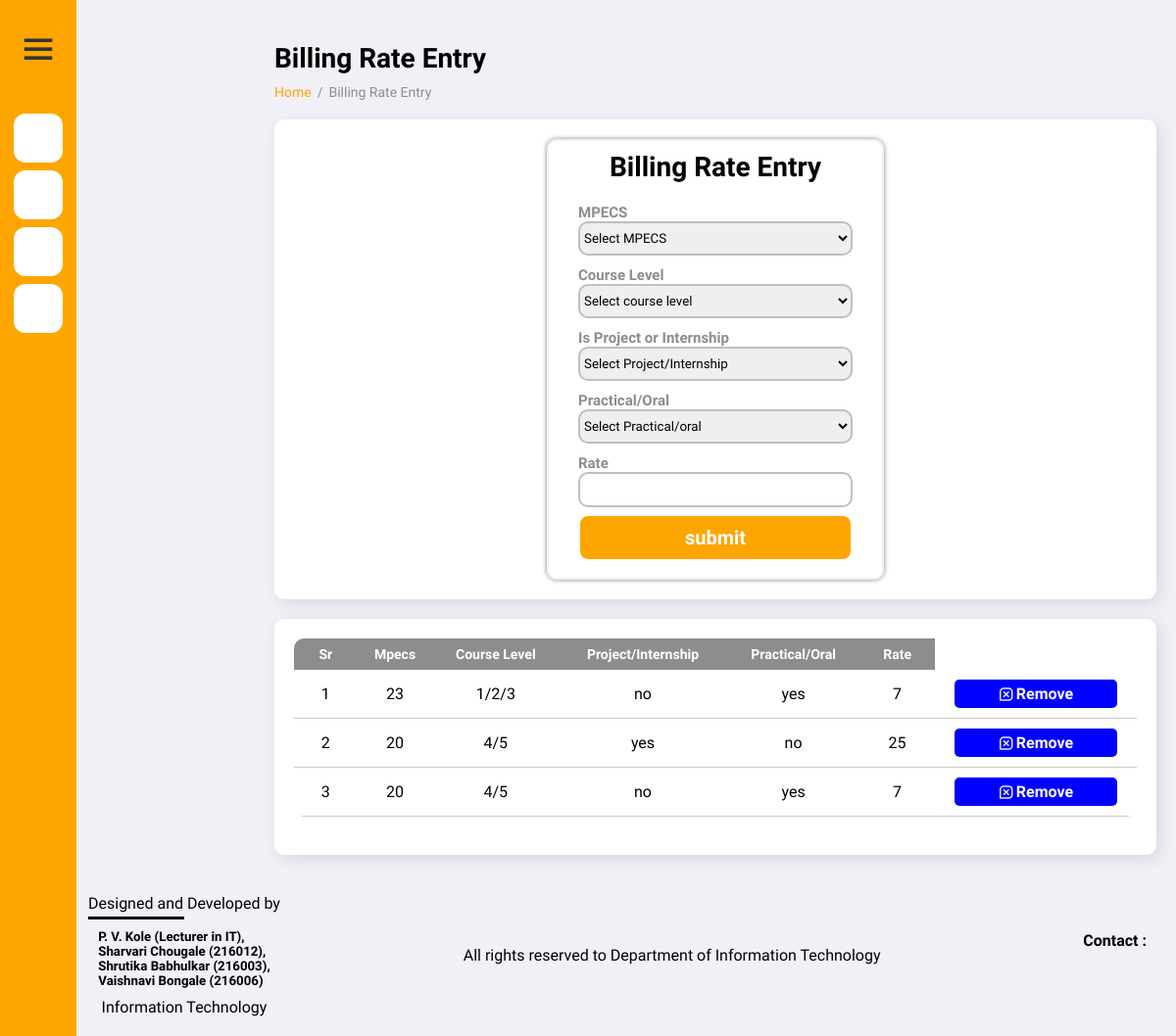
Screenshot of /billingrate.php with the database file from the repository.
### billingrate.php (the view, shortened to what this page needs)
<?php
include('connect.php');
?>
<!DOCTYPE html>
<html lang="en">
<head>
	<link href='https://unpkg.com/boxicons@2.0.7/css/boxicons.min.css' rel='stylesheet'>
	<link rel="stylesheet" href="s.css">
</head>
<body>
	<?php
if(!isset($_GET['delsr'])){
?>
	<div class="sidebar">
    <div class="logo-details">
      <i class=''></i>
        <i class='bx bx-menu' id="btn" ></i>
    </div>
    <ul class="nav-list">
      <li>
        <a href="dashboard_admin.php">
          <i class=''><ion-icon name="home-outline"></i>
        </a>
      </li>
      <li>
       <a href="billingrate.php">
         <i class='' ><ion-icon name="cloud-upload-outline"></i>
       </a>
     </li>
     <li>
       <a href="billgenerate.php">
         <i class='' ><ion-icon name="document-outline"></i>
       </a>
     </li>
     <li>
       <a href="Billhistory.php">
         <i class='' ><ion-icon name="calculator-outline"></i>
       </a>
     </li>
	</ul>
	</div>
	<section id="content">
		<main>
			<h1 class="title">Billing Rate Entry</h1>
			<ul class="breadcrumbs">
				<li><a href="dashboard_admin.php">Home</a></li>
				<li class="divider">/</li>
				<li><a href="billingrate.php" class="active">Billing Rate Entry</a></li>
			</ul>
			<div class="data">
				<div class="content-data">
					<form method="post" action="" class="form">
						<div class="heading">
							Billing Rate Entry
						</div>
							<div class="form-control">
								<label for="">MPECS</label>
								<select name="mpecs" required id='mpecs'>
									<option value='' selected disabled>Select MPECS</option>
							</div>
							<div class="form-control">
								<label for="">Course Level</label>
								<select name="corslevel" required id='corslevel'>
									<option value="">Select course level</option>
							</div>
							<div class="form-control">
								<label for="">Is Project or Internship</label>
								<select name="purpose" required id='purpose'>
									<option value="" selected disabled>Select Project/Internship </option>
							</div>
							<div class="form-control">
								<label for="">Practical/Oral</label>
								<select name="section" id='section' required>
									<option value='' selected disabled>Select Practical/oral</option>
							</div>
							<div class="form-control">
								<label for="">Rate</label>
								<input type="number" name="rate" id="" required>
							</div>
							<input type="submit" name="dbbtn" value="submit" class="btnsubmit">
						</div>
				</div>
			<div class="data">
				<div class="content-data">
					<table width="100%" id='mytb'>
						<tr>
							<th>Sr</th>
							<th>Mpecs</th>
							<th>Course Level</th>
							<th>Project/Internship</th>
							<th>Practical/Oral</th>
							<th>Rate</th>
						</tr>
						<?php
						$sql = "SELECT * FROM `bill entry`";
						$res = mysqli_query($conn, $sql);
						$i = 1;
						while ($row = mysqli_fetch_assoc($res)) {
							?>
							<tr>
								<td>
									<?php echo $i++; ?>
								</td>
								<td>
									<?php echo $row['MPECS']; ?>
								</td>
								<td>
								<?php echo $row['Course_Level']; ?>
								</td>
								<td><?php
									echo $row['Project_Internship'];
								?></td>
								<td>
								<?php echo $row['Practical_Oral']; ?>
								</td>
								<td>
									<?php echo $row['Rate']; ?>
								</td>
								<td>
										<a href="billingrate.php?delsr=<?php echo $row['sr']; ?>" class="savebtn" id="modlink" ><i class='bx bx-message-square-x'></i>Remove</a>
										</td>
							</tr>
							<?php
						}
						?>
					</table>
					<br>
				</div>
			</div>
		</main>
	</section>
	<?php require_once 'footer.php';
}?>
</body>
</html>

### s.css (style rules this page uses)
* { font-family: 'Open Sans', sans-serif; margin: 0; padding: 0; box-sizing: border-box; }
:root { --grey: #F1F0F6; --dark-grey: #8D8D8D; --light: #fff; --dark: #000; --green: #81D43A; --light-green: #E3FFCB; --blue: orange; --light-blue: #D0E4FF; --dark-blue: orangered; --red: #FC3B56; }
html { overflow-x: hidden; }
body { background: var(--grey); overflow-x: hidden; }
a { text-decoration: none; }
li { list-style: none; }
#content { position: relative; width: calc(100% - 260px); left: 260px; transition: all .3s ease; }
main { width: 100%; padding: 24px 20px 20px 20px; }
main .title { font-size: 28px; font-weight: 600; margin-bottom: 10px; }
main .breadcrumbs { display: flex; grid-gap: 6px; }
main .breadcrumbs li, main .breadcrumbs li a { font-size: 14px; }
main .breadcrumbs li a { color: var(--blue); }
main .breadcrumbs li a.active, main .breadcrumbs li.divider { color: var(--dark-grey); pointer-events: none; }
main .data { display: flex; grid-gap: 20px; margin-top: 20px; flex-wrap: wrap; }
main .data .content-data { flex-grow: 1; flex-basis: 400px; padding: 20px; background: var(--light); border-radius: 10px; box-shadow: 4px 4px 16px rgba(0, 0, 0, .1); }
main form { margin-top: 6px; }
.form { width: 40%; padding: 10px 30px; margin: auto; border: 2px solid var(--grey); border-radius: 10px; box-shadow: 0px 0px 5px rgba(0, 0, 0, 0.507); }
.form .heading { font-size: 28px; text-align: center; font-weight: 800; margin-bottom: 20px; }
.form label { width: 100%; font-size: 15px; color: var(--dark-grey); font-weight: 800; }
.form input { width: 100%; margin-bottom: 7px; height: 36px; border: 2px solid rgb(191, 191, 191); border-radius: 10px; }
.form .btnsubmit { background-color: var(--blue); border: 2px solid white; font-size: 20px; font-weight: 800; color: white; height: auto; padding: 10px; }
.form select { width: 100%; height: 35px; margin-bottom: 10px; border: 2px solid rgb(191, 191, 191); border-radius: 10px; }
table { padding: 8px 16px; border-collapse: collapse; text-align: center; border-radius: 10px; overflow: hidden; }
table th { background-color: var(--dark-grey); padding: 8px; font-weight: 800; font-size: 20px; color: white; }
table tr td { border-bottom: 1px solid rgb(200, 200, 200); padding: 10px 20px; }
.savebtn { background: blue; padding: 5px 20px; border-radius: 5px; color: white; gap: 2px; border:none; display: flex; align-items: center; justify-content: center; font-weight: 600; }
.content-data #mytb th { font-size: 14px; }
* { margin: 0; padding: 0; box-sizing: border-box; font-family: "Poppins" , sans-serif; }
.sidebar { position: fixed; left: 0; top: 0; height: 100%; width: 78px; background:orange; padding: 6px 14px; z-index: 99; transition: all 0.5s ease; }
.sidebar .logo-details { height: 90px; display: flex; align-items: center; position: relative; }
.sidebar .logo-details #btn { position: absolute; top: 50%; right: 0; transform: translateY(-50%); font-size: 32px; transition: all 0.4s ease; font-size: 43px; text-align: center; cursor: pointer; transition: all 0.5s ease; }
.sidebar i { color: #333; height: 60px; min-width: 50px; font-size: 100px; text-align: center; line-height: 60px; }
.sidebar .nav-list { margin-top: 20px; height: 100%; }
.sidebar li { position: relative; margin: 8px 0; list-style: none; }
.sidebar li a { display: flex; height: 100%; width: 100%; border-radius: 12px; align-items: center; text-decoration: none; transition: all 0.4s ease; background: #fff; }
.sidebar li i { height: 50px; line-height: 50px; font-size: 18px; border-radius: 12px; }

### billingrate.php (style rules this page uses)
#mytb tr,th,td { padding: 2px 5px; }

### footer.php (style rules this page uses)
* { font-family: 'Prompt', sans-serif; }

### rows the page displays
bill entry: MPECS "23", Course_Level "1/2/3", Project_Internship "no", Practical_Oral "yes", Rate "7"
bill entry: MPECS "20", Course_Level "4/5", Project_Internship "yes", Practical_Oral "no", Rate "25"
bill entry: MPECS "20", Course_Level "4/5", Project_Internship "no", Practical_Oral "yes", Rate "7"
